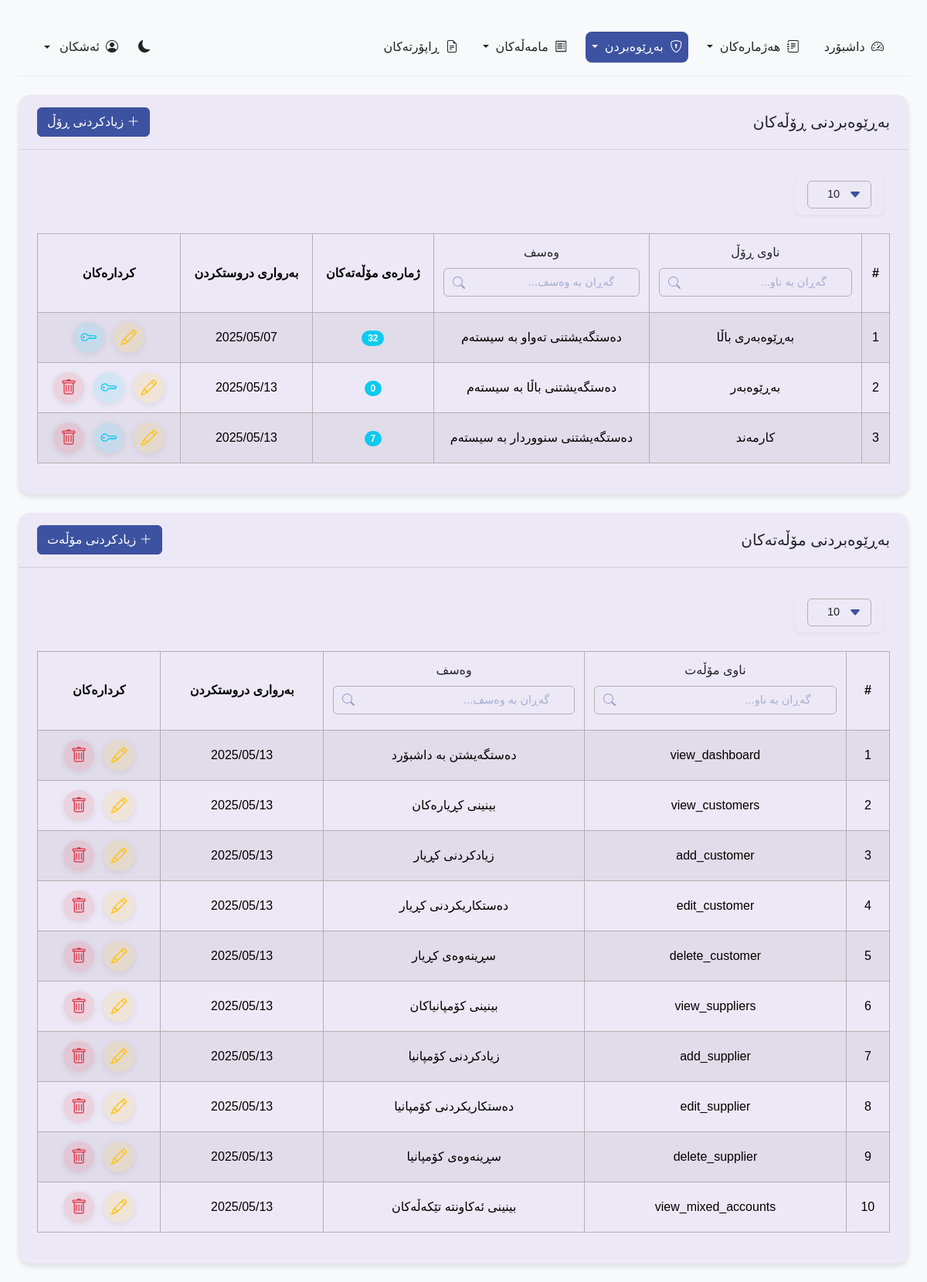
Screenshot of /pages/roles.php (signed in) with the database file from the repository.
### tables this page shows
CREATE TABLE `roles` (
  `id` int(11) NOT NULL,
  `name` varchar(50) NOT NULL,
  `description` text DEFAULT NULL,
  `created_at` timestamp NOT NULL DEFAULT current_timestamp()
);

CREATE TABLE `permissions` (
  `id` int(11) NOT NULL,
  `name` varchar(50) NOT NULL,
  `description` text DEFAULT NULL,
  `created_at` timestamp NOT NULL DEFAULT current_timestamp()
);

### pages/roles.php (the view, shortened to what this page needs)
<?php
$db = Database::getInstance();
$stmt = $db->prepare("
    SELECT r.*, COUNT(rp.permission_id) as permission_count
    FROM roles r
    LEFT JOIN role_permissions rp ON r.id = rp.role_id
    GROUP BY r.id
    ORDER BY r.id
");
$stmt->execute();
$roles = $stmt->fetchAll();
$stmt = $db->prepare("SELECT * FROM permissions ORDER BY id");
$stmt->execute();
$permissions = $stmt->fetchAll();
?>
<!DOCTYPE html>
<html lang="ku" dir="rtl" data-bs-theme="<?php echo isset($_COOKIE['theme']) ? $_COOKIE['theme'] : 'light'; ?>">
<head>
    <link rel="stylesheet" href="https://cdn.jsdelivr.net/npm/bootstrap@5.3.2/dist/css/bootstrap.rtl.min.css">
    <link rel="stylesheet" href="https://cdn.jsdelivr.net/npm/bootstrap-icons@1.11.3/font/bootstrap-icons.min.css">
    <link rel="stylesheet" href="https://cdn.datatables.net/1.13.6/css/dataTables.bootstrap5.min.css">
    <link rel="stylesheet" href="https://cdn.jsdelivr.net/npm/sweetalert2@11.10.5/dist/sweetalert2.min.css">
    <link rel="stylesheet" href="../assets/css/common.css">
    <link rel="stylesheet" href="../assets/css/navbar.css">
    <link rel="stylesheet" href="../assets/css/dashboard.css">
    <link rel="stylesheet" href="../assets/css/tables.css">
</head>
<body class="bg-body-tertiary">
    <div class="container-fluid py-4">
        <?php include '../includes/navbar.php'; ?>
        <div class="container-fluid">
            <div class="card">
                <div class="card-header d-flex justify-content-between align-items-center">
                    <h5 class="mb-0">بەڕێوەبردنی ڕۆڵەکان</h5>
                    <button type="button" class="btn btn-primary" data-bs-toggle="modal" data-bs-target="#addRoleModal">
                        <i class="bi bi-plus-lg"></i> زیادکردنی ڕۆڵ
                    </button>
                </div>
                <div class="card-body">
                    <div class="table-controls">
                        <div class="records-per-page">
                            <select id="per_page_roles" class="form-select">
                                <option value="10" selected>10</option>
                            </select>
                        </div>
                    </div>
                    <div class="table-responsive">
                        <table class="table table-striped table-hover table-bordered">
                            <thead>
                                <tr>
                                    <th class="border">#</th>
                                    <th class="border">
                                        <div class="table-header-with-search">
                                            <div class="header-text">ناوی ڕۆڵ</div>
                                            <div class="column-search">
                                                <input type="text" class="form-control" placeholder="گەڕان بە ناو..." onkeyup="filterRolesTable(this, 1)">
                                            </div>
                                        </div>
                                    </th>
                                    <th class="border">
                                        <div class="table-header-with-search">
                                            <div class="header-text">وەسف</div>
                                            <div class="column-search">
                                                <input type="text" class="form-control" placeholder="گەڕان بە وەسف..." onkeyup="filterRolesTable(this, 2)">
                                            </div>
                                        </div>
                                    </th>
                                    <th class="border">ژمارەی مۆڵەتەکان</th>
                                    <th class="border">بەرواری دروستکردن</th>
                                    <th class="border">کردارەکان</th>
                                </tr>
                            </thead>
                            <tbody id="rolesTableBody">
                                <?php foreach ($roles as $index => $role): ?>
                                <tr>
                                    <td><?php echo $index + 1; ?></td>
                                    <td><?php echo htmlspecialchars($role['name']); ?></td>
                                    <td><?php echo htmlspecialchars($role['description'] ?? 'بێ وەسف'); ?></td>
                                    <td>
                                        <span class="badge rounded-pill bg-info">
                                            <?php echo $role['permission_count']; ?>
                                        </span>
                                    </td>
                                    <td><?php echo date('Y/m/d', strtotime($role['created_at'])); ?></td>
                                    <td>
                                        <div class="d-flex gap-2 justify-content-center">
                                            <a
                                                href="javascript:void(0);"
                                                class="action-btn edit"
                                                data-bs-toggle="modal"
                                                data-bs-target="#editRoleModal"
                                                data-id="<?php echo $role['id']; ?>"
                                                data-name="<?php echo htmlspecialchars($role['name']); ?>"
                                                data-description="<?php echo htmlspecialchars($role['description'] ?? ''); ?>"
                                                title="دەستکاری"
                                            >
                                                <i class="bi bi-pencil"></i>
                                            </a>
                                            <a
                                                href="javascript:void(0);"
                                                class="action-btn view"
                                                data-bs-toggle="modal"
                                                data-bs-target="#managePermissionsModal"
                                                data-id="<?php echo $role['id']; ?>"
                                                data-name="<?php echo htmlspecialchars($role['name']); ?>"
                                                title="مۆڵەتەکان"
                                            >
                                                <i class="bi bi-key"></i>
                                            </a>
                                            <?php if ($role['id'] > 1):  ?>
                                            <a
                                                href="javascript:void(0);"
                                                class="action-btn delete"
                                                data-bs-toggle="modal"
                                                data-bs-target="#deleteRoleModal"
                                                data-id="<?php echo $role['id']; ?>"
                                                data-name="<?php echo htmlspecialchars($role['name']); ?>"
                                                title="سڕینەوە"
                                            >
                                                <i class="bi bi-trash"></i>
                                            </a>
                                            <?php endif; ?>
                                        </div>
                                    </td>
                                </tr>
                                <?php endforeach; ?>
                            </tbody>
                        </table>
                    </div>
                </div>
            </div>
            <div class="card mt-4">
                <div class="card-header d-flex justify-content-between align-items-center">
                    <h5 class="mb-0">بەڕێوەبردنی مۆڵەتەکان</h5>
                    <button type="button" class="btn btn-primary" data-bs-toggle="modal" data-bs-target="#addPermissionModal">
                        <i class="bi bi-plus-lg"></i> زیادکردنی مۆڵەت
                    </button>
                </div>
                <div class="card-body">
                    <div class="table-controls">
                        <div class="records-per-page">
                            <select id="per_page_permissions" class="form-select">
                                <option value="10" selected>10</option>
                            </select>
                        </div>
                    </div>
                    <div class="table-responsive">
                        <table class="table table-striped table-hover table-bordered">
                            <thead>
                                <tr>
                                    <th class="border">#</th>
                                    <th class="border">
                                        <div class="table-header-with-search">
                                            <div class="header-text">ناوی مۆڵەت</div>
                                            <div class="column-search">
                                                <input type="text" class="form-control" placeholder="گەڕان بە ناو..." onkeyup="filterPermissionsTable(this, 1)">
                                            </div>
                                        </div>
                                    </th>
                                    <th class="border">
                                        <div class="table-header-with-search">
                                            <div class="header-text">وەسف</div>
                                            <div class="column-search">
                                                <input type="text" class="form-control" placeholder="گەڕان بە وەسف..." onkeyup="filterPermissionsTable(this, 2)">
                                            </div>
                                        </div>
                                    </th>
                                    <th class="border">بەرواری دروستکردن</th>
                                    <th class="border">کردارەکان</th>
                                </tr>
                            </thead>
                            <tbody id="permissionsTableBody">
                                <?php foreach ($permissions as $index => $permission): ?>
                                <tr>
                                    <td><?php echo $index + 1; ?></td>
                                    <td><?php echo htmlspecialchars($permission['name']); ?></td>
                                    <td><?php echo htmlspecialchars($permission['description'] ?? 'بێ وەسف'); ?></td>
                                    <td><?php echo date('Y/m/d', strtotime($permission['created_at'])); ?></td>
                                    <td>
                                        <div class="d-flex gap-2 justify-content-center">
                                            <a
                                                href="javascript:void(0);"
                                                class="action-btn edit"
                                                data-bs-toggle="modal"
                                                data-bs-target="#editPermissionModal"
                                                data-id="<?php echo $permission['id']; ?>"
                                                data-name="<?php echo htmlspecialchars($permission['name']); ?>"
                                                data-description="<?php echo htmlspecialchars($permission['description'] ?? ''); ?>"
                                                title="دەستکاری"
                                            >
                                                <i class="bi bi-pencil"></i>
                                            </a>
                                            <a
                                                href="javascript:void(0);"
                                                class="action-btn delete"
                                                data-bs-toggle="modal"
                                                data-bs-target="#deletePermissionModal"
                                                data-id="<?php echo $permission['id']; ?>"
                                                data-name="<?php echo htmlspecialchars($permission['name']); ?>"
                                                title="سڕینەوە"
                                            >
                                                <i class="bi bi-trash"></i>
                                            </a>
                                        </div>
                                    </td>
                                </tr>
                                <?php endforeach; ?>
                            </tbody>
                        </table>
                    </div>
                </div>
            </div>
        </div>
    </div>
</body>
</html>

### rows the page displays
roles: name "بەڕێوەبەری باڵا", description "دەستگەیشتنی تەواو بە سیستەم", permission_count "32", created_at "2025/05/07"
roles: name "بەڕێوەبەر", description "دەستگەیشتنی باڵا بە سیستەم", permission_count "0", created_at "2025/05/13"
roles: name "کارمەند", description "دەستگەیشتنی سنووردار بە سیستەم", permission_count "7", created_at "2025/05/13"
permissions: name "view_dashboard", description "دەستگەیشتن بە داشبۆرد", created_at "2025/05/13"
permissions: name "view_customers", description "بینینی کڕیارەکان", created_at "2025/05/13"
permissions: name "add_customer", description "زیادکردنی کڕیار", created_at "2025/05/13"
permissions: name "edit_customer", description "دەستکاریکردنی کڕیار", created_at "2025/05/13"
permissions: name "delete_customer", description "سڕینەوەی کڕیار", created_at "2025/05/13"
permissions: name "view_suppliers", description "بینینی کۆمپانیاکان", created_at "2025/05/13"
permissions: name "add_supplier", description "زیادکردنی کۆمپانیا", created_at "2025/05/13"
permissions: name "edit_supplier", description "دەستکاریکردنی کۆمپانیا", created_at "2025/05/13"
permissions: name "delete_supplier", description "سڕینەوەی کۆمپانیا", created_at "2025/05/13"
permissions: name "view_mixed_accounts", description "بینینی ئەکاونتە تێکەڵەکان", created_at "2025/05/13"

### other values shown
$user_full_name "ئەشکان"
